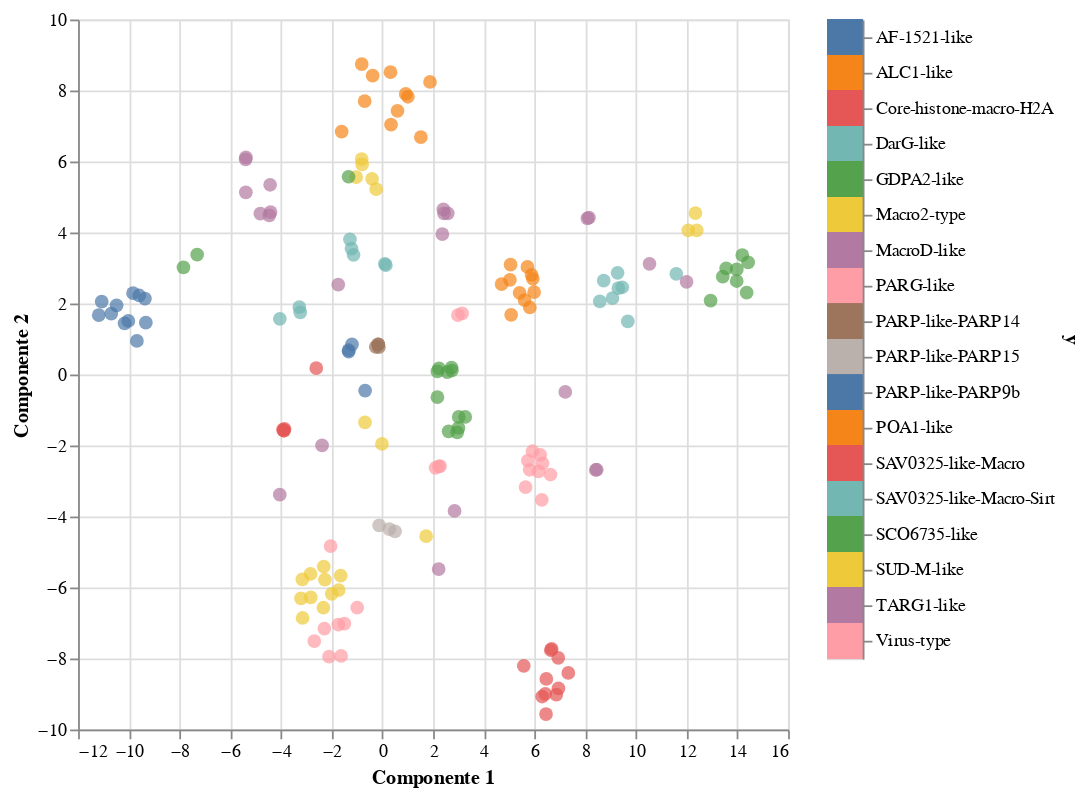

Notebook cell for this chart:
### Code cell
plot_multidimensional(df_tf, df["Tipo de Macro"], method="tsne")

### Figure 1 — Vega-Lite specification as saved in the notebook (floating-point values rounded to 4 significant figures; data arrays with more than 128 entries replaced by an {"elided": "..."} marker saying what was removed)
{"config": {"view": {"continuousWidth": 400, "continuousHeight": 300}}, "hconcat": [{"mark": {"type": "circle", "size": 60}, "encoding": {"color": {"condition": {"type": "nominal", "field": "y", "legend": null, "selection": "selector039"}, "value": "lightgray"}, "tooltip": {"type": "nominal", "field": "y"}, "x": {"type": "quantitative", "field": "Componente 1"}, "y": {"type": "quantitative", "field": "Componente 2"}}, "height": 400, "selection": {"selector039": {"type": "multi", "fields": ["y"]}, "selector040": {"type": "interval", "bind": "scales", "encodings": ["x", "y"]}}, "width": 400}, {"mark": "rect", "encoding": {"color": {"condition": {"type": "nominal", "field": "y", "legend": null, "selection": "selector039"}, "value": "lightgray"}, "y": {"type": "nominal", "axis": {"orient": "right"}, "field": "y"}}, "selection": {"selector039": {"type": "multi", "fields": ["y"]}}}], "data": {"name": "data-56ea03635e41542c7fabe44fe36c1b61"}, "$schema": "https://vega.github.io/schema/vega-lite/v4.8.1.json", "datasets": {"data-56ea03635e41542c7fabe44fe36c1b61": {"elided": "165 records"}}}
